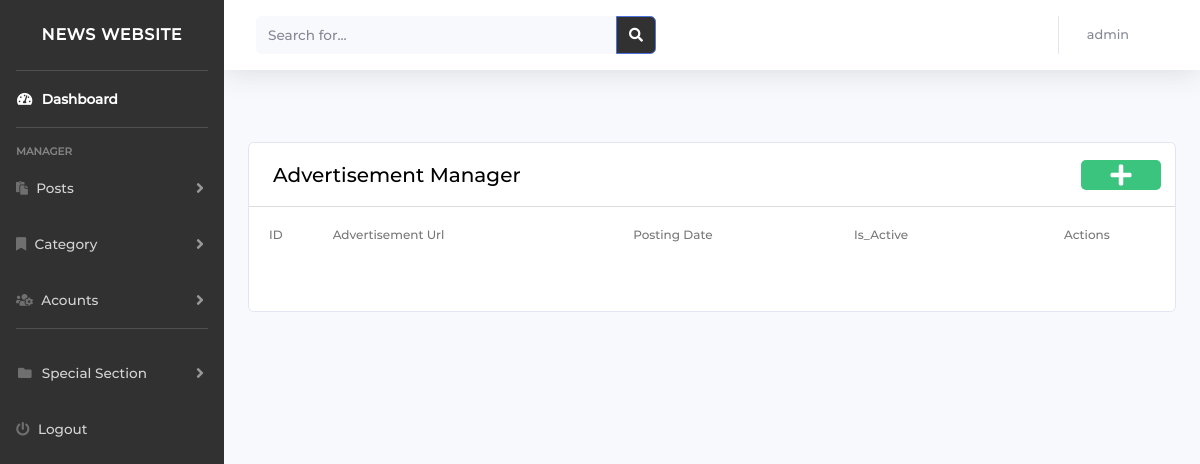
The app's page /admin/advertisement_manager.php (signed in), older data.
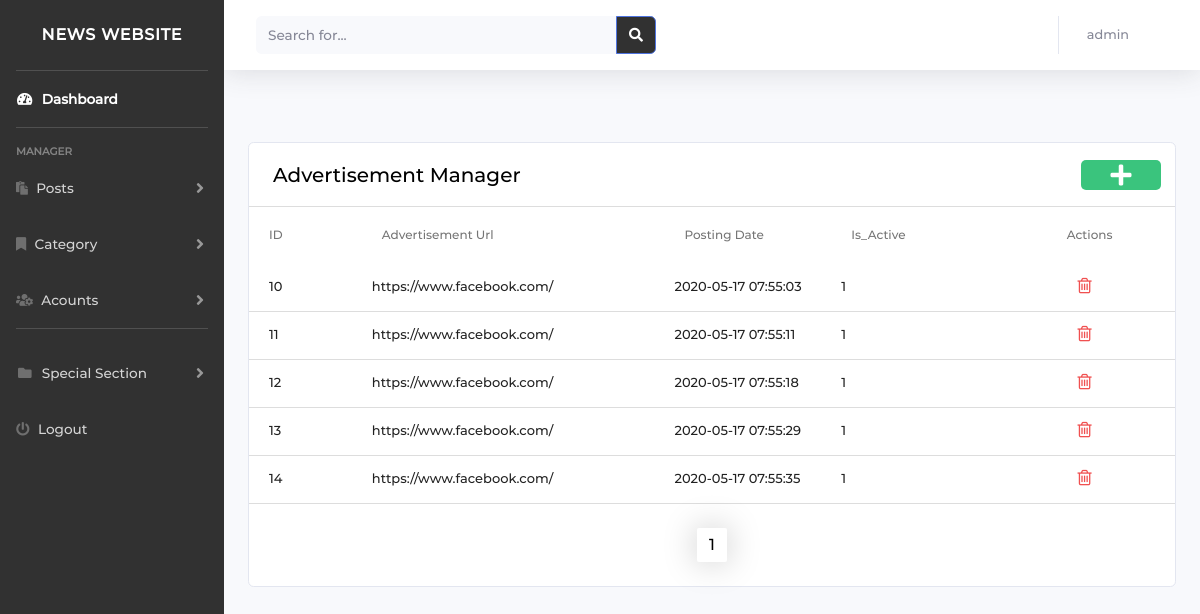
The same page, newer data.
### tables this page shows
CREATE TABLE `tbladvertisements` (
  `id` int(255) NOT NULL,
  `advertisement_image` varchar(255) NOT NULL,
  `advertisement_url` varchar(255) NOT NULL,
  `Is_Active` int(1) NOT NULL,
  `postingdate` timestamp NOT NULL DEFAULT current_timestamp() ON UPDATE current_timestamp()
);

### admin/config/permissions.php (called while the page is built, shortened)
<?php
$permissions = [
    "index.php" => ['admin', 'author'],
    "dashboard.php" => ['admin', 'author'],
    "post_manager.php" => ['admin', 'author'],
    "change_image.php" => ['admin', 'author'],
    "add_post.php" => ['admin', 'author'],
    "edit_post.php" => ['admin', 'author'],
    "category_manager.php" => ['admin'],
    "edit_category.php" => ['admin'],
    "add_category.php" => ['admin'],
    "approved_post.php" => ['admin'],
    "advertisement_manager.php" => ['admin'],
    "add_advertisement.php" => ['admin'],
    "manage_accounts.php" => ['admin'],
    "accounts_logic.php" => ['admin'],
    "add_users.php" => ['admin'],
    "account_activat.php" => ['admin'],
    "activat.php" => ['admin'],
    "navbar.php" => ['admin'],
    "top.php" => ['admin'],
    "footer.php" => ['admin'],
    "bracking_news.php" => ['admin'],
    "add_brackingnews.php" => ['admin']
];
function checkPermision($pageName, $role)
{
    global $permissions;
    $roles = $permissions[$pageName];
    for ($i = 0; $i < count($roles); $i++) {
        if ($role == $roles[$i])
            return true;
    }
    return false;
}

### admin/config/dbcon.php (called while the page is built, shortened)
<?php
require("connection.php");
$dbhost = "localhost";
 $dbuser = "Skafi";
 $dbpass = "mahmoudskafi00";
 $db = "news_db";
$conDb = new connection($dbhost,$dbuser ,$dbpass,$db);

### admin/config/connection.php (called while the page is built, shortened)
<?php
class connection
{
    function doSelectQuery($con, $sql)
    {
        $status = false;
        $data = array();
        $result = mysqli_query($con, $sql);
        $i = 0;
        $rows = mysqli_num_rows($result);
        if ($rows == 0)
            $status = true;
        while ($row = mysqli_fetch_array($result, MYSQLI_ASSOC)) {
            $data[$i] = $row;
            $status = true;
            $i += 1;
        }
        return ['status' => $status, 'data' => $data, 'rows' => $rows];
    }
}

### admin/advertisement_manager.php (the view, shortened to what this page needs)
<?php
require_once('./config/dbcon.php');
include('./config/permissions.php');
$pagename = basename($_SERVER['PHP_SELF']);
$role = $_SESSION['roles'];
if (checkPermision($pagename, $role)) {
    if (!isset($_SESSION['username'])) {
        header('location:login.php');
    } else {
        $sql = $conDb->doSelectQuery($conn, "SELECT * FROM tbladvertisements WHERE Is_Active='1' ");
        $res_per_page = 10;
        $number_of_res = $sql['rows'];
        $number_of_pages = ceil($number_of_res / $res_per_page);
        if (!isset($_GET['page'])) {
            $page = 1;
        } else {
            $page = $_GET['page'];
        }
        $this_page_first_res = ($page - 1) * $res_per_page;
        $sql = $conDb->doSelectQuery($conn, "SELECT * FROM tbladvertisements WHERE Is_Active='1' LIMIT " . $this_page_first_res . ',' . $res_per_page);
        if ($sql['status'] == 1) {
?>
            <!DOCTYPE html>
            <html lang="en">
            <head>
                <?php require './include/links.php' ?>
            </head>
            <body>
                <?php
                $pageurl = $_GET['page'];
                ?>
                <?php require './include/navbar.php' ?>
                <br>
                <br>
                <div class="container">
                    <div class="row">
                        <div id="admin" class="col s12">
                            <div class="card material-table">
                                <div class="table-header">
                                    <span class="table-title" style="white-space: nowrap;">Advertisement Manager</span>
                                    <div class="actions" style="margin-left: 0% !important;">
                                        <a href="./add_advertisement.php"><i class="fas fa-plus"></i> </a>
                                    </div>
                                </div>
                                <table id="datatable">
                                    <thead class="head-tr-costom">
                                        <tr>
                                            <th style="padding-right: 40px !important;">ID</th>
                                            <th>Advertisement Url</th>
                                            <th>Posting Date</th>
                                            <th>Is_Active</th>
                                            <th style="display: flex;align-items: center;justify-content: center;">Actions</th>
                                        </tr>
                                    </thead>
                                    <tbody class="table-body custom-tr">
                                        <?php
                                        foreach ($sql['data'] as $row) {
                                        ?>
                                            <tr class="fix" id="<?php echo $row['id']; ?>">
                                                <td>
                                                    <?php echo $row['id']; ?>
                                                </td>
                                                <td>
                                                    <?php echo $row['advertisement_url']; ?>
                                                </td>
                                                <td>
                                                    <?php echo $row['postingdate']; ?>
                                                </td>
                                                <td data-target="isactive">
                                                    <?php echo $row['Is_Active']; ?>
                                                </td>
                                                <td class="td-custom">
                                                    <div>
                                                        <a href="#" data-role="deletead" data-id=<?php echo $row['id'] ?>>
                                                            <i class="fa fa-trash-o" style="color: #f05050">
                                                            </i>
                                                        </a>
                                                    </div>
                                                </td>
                                            <?php
                                        }
                                            ?>
                                    </tbody>
                                </table>
                                <br>
                                <div class="numbers_of_pages" id="myDIV" style="display:flex; justify-content: center;">
                                    <?php
                                    for ($page = 1; $page <= $number_of_pages; $page++) {
                                        if ($page == $pageurl) {
                                            echo '<a  class="thisA active" href="advertisement_manager.php?page=' . $page . '"> ' . $page . '  </a> ';
                                        } else
                                            echo '<a  class="thisA " href="advertisement_manager.php?page=' . $page . '"> ' . $page . '  </a> ';
                                    }
                                    ?>
                                </div>
                                <br>
                            </div>
                        </div>
                    </div>
                </div>
            </body>
            </html>
<?php
        }
    }
}
?>

### admin/include/links.php (shortened to what this page needs)
<link rel="stylesheet" href="https://cdnjs.cloudflare.com/ajax/libs/font-awesome/5.13.0/css/all.min.css" />
<link href="https://stackpath.bootstrapcdn.com/bootstrap/4.4.1/css/bootstrap.min.css" rel="stylesheet" />
<link href="https://stackpath.bootstrapcdn.com/font-awesome/4.7.0/css/font-awesome.min.css" rel="stylesheet" />
<link rel="stylesheet" href="./include/css/all_styles.css">
<link rel="stylesheet" href="./include/css/overwite.css">
<link rel="stylesheet" href="https://cdnjs.cloudflare.com/ajax/libs/toastr.js/latest/toastr.min.css" />
<link rel="stylesheet" href="https://cdnjs.cloudflare.com/ajax/libs/summernote/0.8.12/plugin/databasic/summernote-ext-databasic.min.css" />
<link rel="stylesheet" href="https://cdnjs.cloudflare.com/ajax/libs/limonte-sweetalert2/8.11.8/sweetalert2.min.css" />

### admin/include/navbar.php (shortened to what this page needs)
<div id="wrapper">
  <ul class="navbar-nav bg-gradient-primary sidebar sidebar-dark accordion" style="transition: all .5s" id="accordionSidebar">
    <a class="sidebar-brand d-flex align-items-center justify-content-center" href="./dashboard.php">
      <div class="sidebar-brand-text mx-3">NEWS WEBSITE</sup></div>
    </a>
    <hr class="sidebar-divider my-0" />
    <li class="nav-item active">
      <a class="nav-link" href="./dashboard.php">
        <i class="fas fa-fw fa-tachometer-alt"></i>
        <span>Dashboard</span></a>
    </li>
    <hr class="sidebar-divider" />
    <div class="sidebar-heading">
      Manager
    </div>
    <li class="nav-item">
      <a class="nav-link collapsed" href="#" data-toggle="collapse" data-target="#collapseTwo" aria-expanded="true" aria-controls="collapseTwo">
        <i class="fas fa-clipboard"></i>
        <span>Posts</span>
      </a>
    </li>
    <li class="nav-item">
      <a class="nav-link collapsed" href="#" data-toggle="collapse" data-target="#collapseUtilities" aria-expanded="true" aria-controls="collapseUtilities">
        <i class="fas fa-bookmark"></i>
        <span>Category</span>
      </a>
    </li>
    <li id="SideAccountsid" class="nav-item">
      <a class="nav-link collapsed" href="#" data-toggle="collapse" data-target="#Accounts" aria-expanded="true" aria-controls="collapseUtilities">
        <i class="fas fa-users-cog"></i>
        <span>Acounts</span>
      </a>
    </li>
    <hr class="sidebar-divider" />
    <li id="SideBreaking" class="nav-item">
      <a class="nav-link collapsed" href="#" data-toggle="collapse" data-target="#collapsePages" aria-expanded="true" aria-controls="collapsePages">
        <i class="fas fa-fw fa-folder"></i>
        <span>Special Section</span>
      </a>
    </li>
    <li class="nav-item">
      <a class="nav-link" href="./logout.php">
        <i class="fas fa-power-off"></i>
        <span>Logout</span></a>
    </li>
  </ul>
  <div id="content-wrapper" class="d-flex flex-column">
    <div id="content">
      <nav class="navbar navbar-expand navbar-light bg-white topbar mb-4 static-top shadow">
        <form class="d-none d-sm-inline-block form-inline mr-auto ml-md-3 my-2 my-md-0 mw-100 navbar-search">
          <div class="input-group">
            <input type="text" class="form-control bg-light border-0 small" placeholder="Search for..." aria-label="Search" aria-describedby="basic-addon2" />
            <div class="input-group-append">
              <button class="btn btn-primary" style="background-color: #313131;" type="button">
                <i class="fas fa-search fa-sm"></i>
              </button>
            </div>
          </div>
        </form>
        <ul class="navbar-nav ml-auto">
          <li class="nav-item dropdown no-arrow">
            <a class="nav-link dropdown-toggle" href="#" id="userDropdown" role="button" data-toggle="dropdown" aria-haspopup="true" aria-expanded="false">
              <span class="mr-2 d-none d-lg-inline text-gray-600 small"><?php echo $_SESSION['username'] ?></span>
              <div class="profile-image">
              </div>
            </a>
          </li>
        </ul>
      </nav>

### admin/include/css/overwite.css (style rules this page uses)
* { font-size: 16px; font-family: montserrat; }
ul, li { margin: 0px; list-style-type: none; }
input { outline: none; border: none; }
button { outline: none !important; border: none; background: transparent; }
.bg-gradient-primary { background-color: #313131; background-image: none; }
.profile-image { background: url("https://icons.iconarchive.com/icons/visualpharm/must-have/256/User-icon.png"); background-size: cover; border-radius: 50%; width: 35px; height: 35px; }
body { background: #eaeaea; }
div.material-table { padding: 0; }
div.material-table table { table-layout: fixed; }
div.material-table .table-header { height: 64px; padding-left: 24px; padding-right: 14px; align-items: center; display: flex; border-bottom: solid 1px #dddddd; }
div.material-table .table-header .actions { display: -webkit-flex; margin-left: auto; }
div.material-table .table-header i { color: rgba(0, 0, 0, 0.54); font-size: 24px; }
div.material-table .table-title { font-size: 20px; color: #000; }
div.material-table table tr { font-size: 12px; }
div.material-table table tr td { padding: 0 0 0 10px; height: 48px; font-size: 13px; color: rgba(0, 0, 0, 0.87); border-bottom: solid 1px #dddddd; white-space: normal; overflow: hidden; text-overflow: ellipsis; width: 100px !important; }
div.material-table table tr td a { color: inherit; }
div.material-table table tr td a i { font-size: 18px; color: rgba(0, 0, 0, 0.54); }
div.material-table table tr td:first-child { width: 30px !important; }
div.material-table table th { font-size: 12px; font-weight: 500; color: #757575; cursor: pointer; white-space: nowrap; padding: 0; height: 56px; padding-left: 10px !important; vertical-align: middle; outline: none !important; }
div.material-table table th:first-child, div.material-table table td:first-child { padding: 0 0 0 24px; }
div.material-table table th:last-child, div.material-table table td:last-child { padding: 0 14px 0 0; }
.td-custom > div { display: flex; justify-content: space-evenly; align-items: center; }
.td-custom > div > a { transition: all 0.3s ease-out; }
.actions { margin-left: 0% !important; }
.actions > a { padding: 15px 40px; background-color: #3ac47d; border-radius: 5px !important; width: 0px; height: 0px; position: relative; }
.actions > a > i { color: #ffffff !important; position: absolute; top: 50%; left: 50%; transform: translate(-50%, -50%); }
.custom-tr > tr > td { white-space: normal !important; width: 50px !important; padding-left: 10px !important; }
.custom-tr > tr > td:first-child { padding-left: 20px !important; width: 15px !important; }
.head-tr-costom > tr th { padding-left: 10px !important; }
.head-tr-costom > tr th:first-child { padding-left: 20px !important; width: 15px !important; }
.numbers_of_pages > .thisA { vertical-align: middle; all: unset; cursor: pointer; border-radius: 2px; width: 30px; padding: 5px 0px; text-align: center; background-color: #ffffff; margin: 0 5px; color: #000000; box-shadow: 0px 0px 34px -1px rgba(0, 0, 0, 0.25); }
.table-header { justify-content: space-between; }
.table-body > tr > td { padding-left: 0px !important; }
.fix { white-space: normal !important; }

Row changes from the older to the newer data that the page shows:
added tbladvertisements: id "10", advertisement_url "https://www.facebook.com/", postingdate "2020-05-17 07:55:03", Is_Active "1"
added tbladvertisements: id "11", advertisement_url "https://www.facebook.com/", postingdate "2020-05-17 07:55:11", Is_Active "1"
added tbladvertisements: id "12", advertisement_url "https://www.facebook.com/", postingdate "2020-05-17 07:55:18", Is_Active "1"
added tbladvertisements: id "13", advertisement_url "https://www.facebook.com/", postingdate "2020-05-17 07:55:29", Is_Active "1"
added tbladvertisements: id "14", advertisement_url "https://www.facebook.com/", postingdate "2020-05-17 07:55:35", Is_Active "1"
Text that changed along with them:
new list line: "1"
